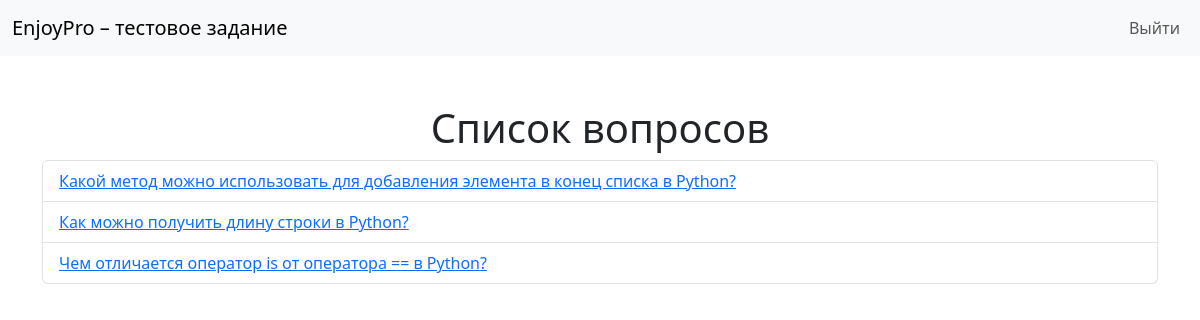
Screenshot of /quiz/questions/ (signed in) with the database file from the repository.
### quiz/models.py (models this page shows, shortened)
class Question(models.Model):
    text = models.CharField(max_length=255, verbose_name="Текст вопроса")

### quiz/views.py (the view)
# urls.py: path('quiz/questions/', views.question_list, name='question_list'),
@login_required
def question_list(request):
    if "quiz_id" not in request.session:
        request.session["quiz_id"] = str(uuid.uuid4())
    questions = Question.objects.all()
    answered_questions = request.session.get("answered_questions", [])
    all_answered = all(question.pk in answered_questions for question in questions)
    return render(
        request,
        "question_list.html",
        {
            "questions": questions,
            "answered_questions": answered_questions,
            "all_answered": all_answered,
        },
    )

### templates/question_list.html (shortened to what this page needs)
{% extends 'base.html' %}
{% block content %}
    <h1 class="text-center">Список вопросов</h1>
    <ul class="list-group">
        {% for question in questions %}
            <li class="list-group-item">
                {% if question.pk in answered_questions %}
                    <span>{{ question.text }} - Выполнен</span>
                {% else %}
                    <a href="{% url 'question_detail' question.pk %}">{{ question.text }}</a>
                {% endif %}
            </li>
        {% endfor %}
    </ul>
{% endblock %}

### rows the page displays
Question: text "Какой метод можно использовать для добавления элемента в конец списка в Python?"
Question: text "Как можно получить длину строки в Python?"
Question: text "Чем отличается оператор is от оператора == в Python?"
